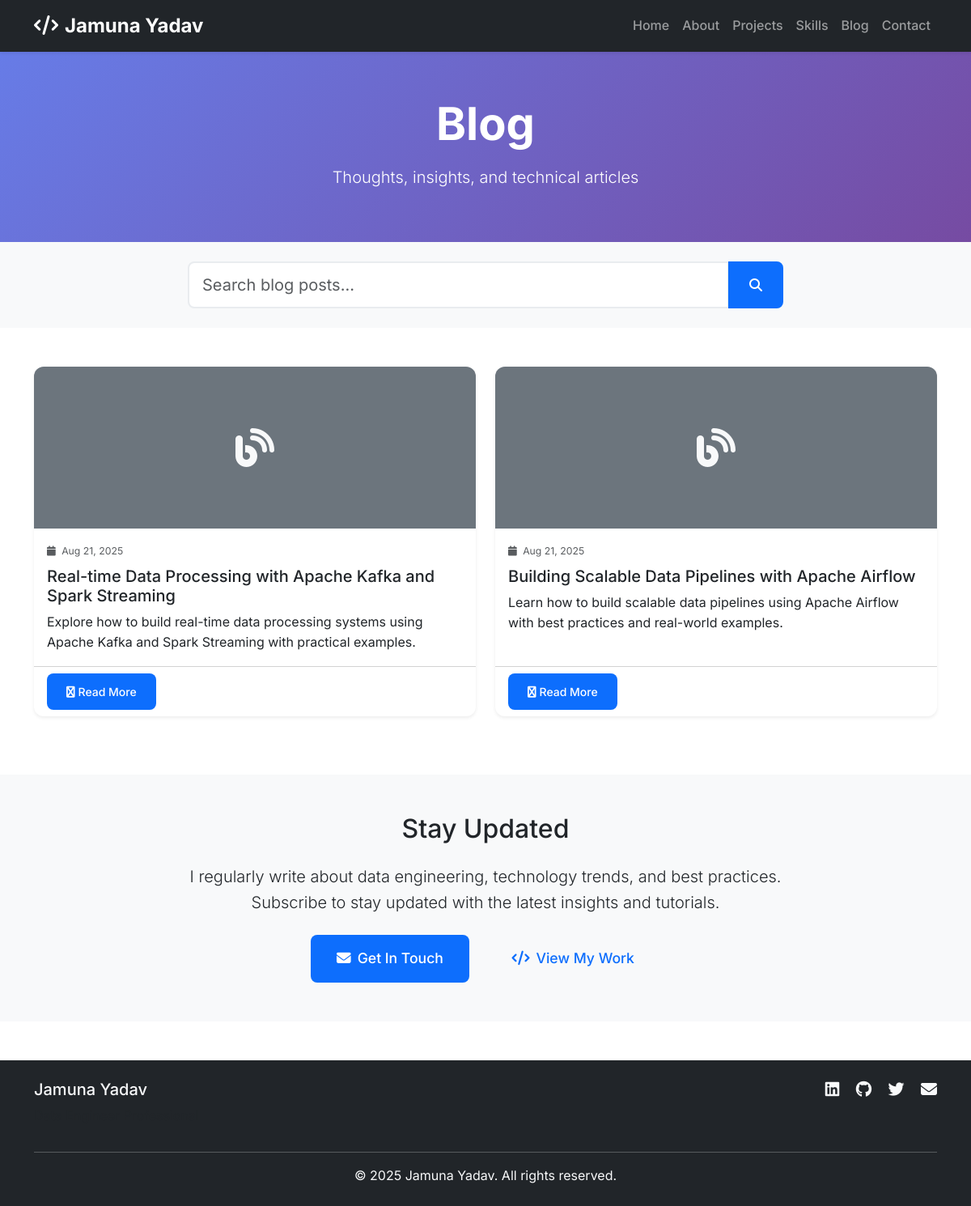
Screenshot of /blog/ with the database file from the repository.
### portfolio/models.py (models this page shows, shortened)
class BlogPost(models.Model):
    title = models.CharField(max_length=200)
    slug = models.SlugField(unique=True)
    content = models.TextField()
    excerpt = models.CharField(max_length=300, blank=True)
    image = models.ImageField(upload_to='blog/', blank=True, null=True)
    published = models.BooleanField(default=False)
    created_at = models.DateTimeField(auto_now_add=True)
    updated_at = models.DateTimeField(auto_now=True)
    class Meta:
        ordering = ['-created_at']

### portfolio/views.py (the view)
# urls.py: path('blog/', views.blog, name='blog'),
def blog(request):
    posts = BlogPost.objects.filter(published=True)
    search_query = request.GET.get('search', '')
    if search_query:
        posts = posts.filter(
            Q(title__icontains=search_query) |
            Q(content__icontains=search_query) |
            Q(excerpt__icontains=search_query)
        )
    paginator = Paginator(posts, 6)
    page_number = request.GET.get('page')
    posts_page = paginator.get_page(page_number)
    context = {
        'posts': posts_page,
        'search_query': search_query,
    }
    return render(request, 'portfolio/blog.html', context)

### templates/portfolio/blog.html (shortened to what this page needs)
{% extends 'base.html' %}
{% load static %}
{% block content %}
<section class="bg-gradient-primary text-white py-5" style="padding-top: 120px !important;">
    <div class="container">
        <div class="row">
            <div class="col-12 text-center">
                <h1 class="display-4 fw-bold mb-3">Blog</h1>
                <p class="lead">Thoughts, insights, and technical articles</p>
            </div>
        </div>
    </div>
</section>
<section class="py-4 bg-light">
    <div class="container">
        <div class="row">
            <div class="col-lg-8 mx-auto">
                <form method="GET" class="search-form">
                    <div class="input-group">
                        <input type="text"
                               class="form-control form-control-lg"
                               name="search"
                               id="blog-search"
                               placeholder="Search blog posts..."
                               value="{{ search_query }}">
                        <button class="btn btn-primary" type="submit">
                            <i class="fas fa-search"></i>
                        </button>
                    </div>
                </form>
            </div>
        </div>
    </div>
</section>
<section class="py-5">
    <div class="container">
        {% if posts %}
        <div class="row">
            {% for post in posts %}
            <div class="col-lg-6 col-md-6 mb-4">
                <div class="blog-card card h-100 shadow-sm">
                    {% if post.image %}
                        <img src="{{ post.image.url }}" class="card-img-top" alt="{{ post.title }}">
                    {% else %}
                        <div class="card-img-top bg-secondary d-flex align-items-center justify-content-center" style="height: 200px;">
                            <i class="fas fa-blog fa-3x text-light"></i>
                        </div>
                    {% endif %}
                    <div class="card-body">
                        <div class="blog-meta mb-2">
                            <small class="text-muted">
                                <i class="fas fa-calendar me-1"></i>
                                {{ post.created_at|date:"M d, Y" }}
                            </small>
                        </div>
                        <h5 class="card-title">{{ post.title }}</h5>
                        {% if post.excerpt %}
                            <p class="card-text">{{ post.excerpt }}</p>
                        {% else %}
                            <p class="card-text">{{ post.content|truncatewords:30 }}</p>
                        {% endif %}
                    </div>
                    <div class="card-footer bg-transparent">
                        <a href="{% url 'portfolio:blog_detail' post.slug %}" class="btn btn-primary btn-sm">
                            <i class="fas fa-readme me-1"></i>Read More
                        </a>
                    </div>
                </div>
            </div>
            {% endfor %}
        </div>
        {% endif %}
    </div>
</section>
<section class="py-5 bg-light">
    <div class="container">
        <div class="row">
            <div class="col-lg-8 mx-auto text-center">
                <h2 class="mb-4">Stay Updated</h2>
                <p class="lead mb-4">
                    I regularly write about data engineering, technology trends, and best practices.
                    Subscribe to stay updated with the latest insights and tutorials.
                </p>
                <a href="{% url 'portfolio:contact' %}" class="btn btn-primary btn-lg me-3">
                    <i class="fas fa-envelope me-2"></i>Get In Touch
                </a>
                <a href="{% url 'portfolio:projects' %}" class="btn btn-outline-primary btn-lg">
                    <i class="fas fa-code me-2"></i>View My Work
                </a>
            </div>
        </div>
    </div>
</section>
{% endblock %}

### static/css/style.css (style rules this page uses)
:root { --primary-color: #0d6efd; --secondary-color: #6c757d; --success-color: #198754; --warning-color: #ffc107; --danger-color: #dc3545; --light-color: #f8f9fa; --dark-color: #212529; --gradient-primary: linear-gradient(135deg, #667eea 0%, #764ba2 100%); --gradient-secondary: linear-gradient(135deg, #f093fb 0%, #f5576c 100%); --gradient-warning: linear-gradient(135deg, #ffecd2 0%, #fcb69f 100%); --shadow-sm: 0 0.125rem 0.25rem rgba(0, 0, 0, 0.075); --shadow: 0 0.5rem 1rem rgba(0, 0, 0, 0.15); --shadow-lg: 0 1rem 3rem rgba(0, 0, 0, 0.175); }
* { margin: 0; padding: 0; box-sizing: border-box; }
body { font-family: 'Inter', sans-serif; line-height: 1.6; color: var(--dark-color); }
.btn { border-radius: 8px; font-weight: 500; padding: 0.75rem 1.5rem; transition: all 0.3s ease; border: none; }
.btn-lg { padding: 1rem 2rem; font-size: 1.1rem; }
.card { border: none; border-radius: 12px; transition: all 0.3s ease; overflow: hidden; }
.card-img-top { height: 200px; object-fit: cover; }
.form-control { border-radius: 8px; border: 2px solid #e9ecef; padding: 0.75rem 1rem; transition: all 0.3s ease; }
.blog-card { background: white; border-radius: 12px; overflow: hidden; transition: all 0.3s ease; }
.blog-meta { font-size: 0.875rem; color: var(--secondary-color); }
.animate-fade-in-up { animation: fadeInUp 0.8s ease-out; }
.bg-gradient-primary { background: var(--gradient-primary); }

### templates/portfolio/blog.html (style rules this page uses)
.blog-card { transition: all 0.3s ease; border: none; overflow: hidden; }
.blog-card .card-img-top { transition: transform 0.3s ease; }
.blog-meta { font-size: 0.875rem; }
.search-form .form-control { border-radius: 8px 0 0 8px; border: 2px solid #e9ecef; padding: 0.75rem 1rem; }
.search-form .btn { border-radius: 0 8px 8px 0; border: 2px solid var(--primary-color); padding: 0.75rem 1.5rem; }

### rows the page displays
BlogPost: created_at "Aug 21, 2025", title "Real-time Data Processing with Apache Kafka and Spark Streaming", excerpt "Explore how to build real-time data processing systems using Apache Kafka and Spark Streaming with practical examples."
BlogPost: created_at "Aug 21, 2025", title "Building Scalable Data Pipelines with Apache Airflow", excerpt "Learn how to build scalable data pipelines using Apache Airflow with best practices and real-world examples."
